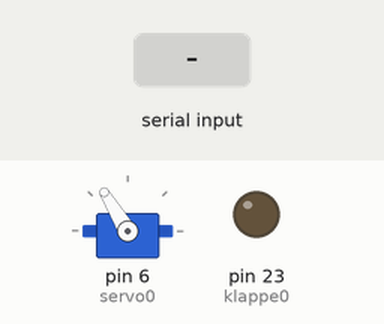
Recording of a sketch running on a simulated Arduino Mega 2560, built with avr-gcc and run on an emulated ATmega2560. Shown: servo, output pins drawn as LEDs (lit = HIGH). The inputs (shaded band) are chosen by the test bench.

Above: at 1.2 s.
1.3 s: "1" received over the second serial link
At 12.1 s:
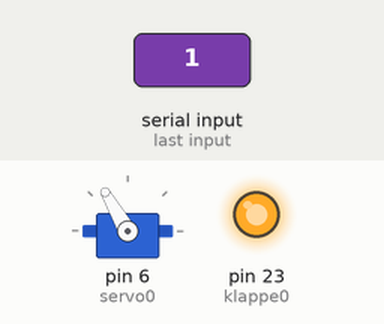
At 20.24 s:
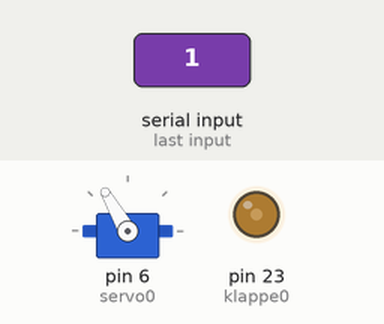
Timing chart, 0 to 21.0 s (numbered marks = the images above; inputs shaded):
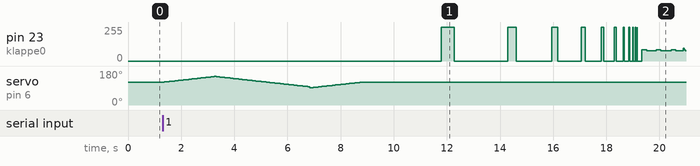

Measured:
- after the input at 1.3 s, pin 23 (klappe0): 0/255 → 255/255 after 10.5 s, → 0/255 0.50 s later, → 255/255 2.0 s later, → 0/255 0.33 s later, … (31 changes in this stretch)

The sketch:

rotorDemo.ino
```cpp
#define HWSERIAL Serial1
#include <Servo.h>

const int klappe0 = 23;
int downCounter = 1000;
int i=100;
int u=180;
int e=250;

Servo servo0;

int s0n = 121;

void setup() {
  pinMode(klappe0, OUTPUT);
  HWSERIAL.begin(9600);
  servo0.attach(6);
  servo0.write(s0n);
}

void loop() {
  if(HWSERIAL.available()) {

    int i;
    for(i=s0n;i<s0n+30;i++) {
      servo0.write(i);
      delay(65);
    }
    for(i=s0n+30;i>s0n-25;i--) {
      servo0.write(i);
      delay(65);
    }
    for(i=s0n-30;i<s0n;i++) {
      servo0.write(i);
      delay(65);
    }

    delay(3000);

    while(downCounter>4) {
      digitalWrite(klappe0, HIGH);
      delay(downCounter/2);
      digitalWrite(klappe0, LOW);
      delay(downCounter*2);

      downCounter = downCounter - (downCounter/3);
    }

    while(i>1) {
      digitalWrite(klappe0, HIGH);
      delay(4);
      digitalWrite(klappe0, LOW);
      delay(9);
      i--;
    }


    while(u>1) {
      digitalWrite(klappe0, HIGH);
      delay(4);
      digitalWrite(klappe0, LOW);
      delay(8);
      u--;
    }

    while(e>1) {
      digitalWrite(klappe0, HIGH);
      delay(4);
      digitalWrite(klappe0, LOW);
      delay(7);
      e--;
    }
  }

  while(HWSERIAL.available()) {
    HWSERIAL.read();
  }
}
```
